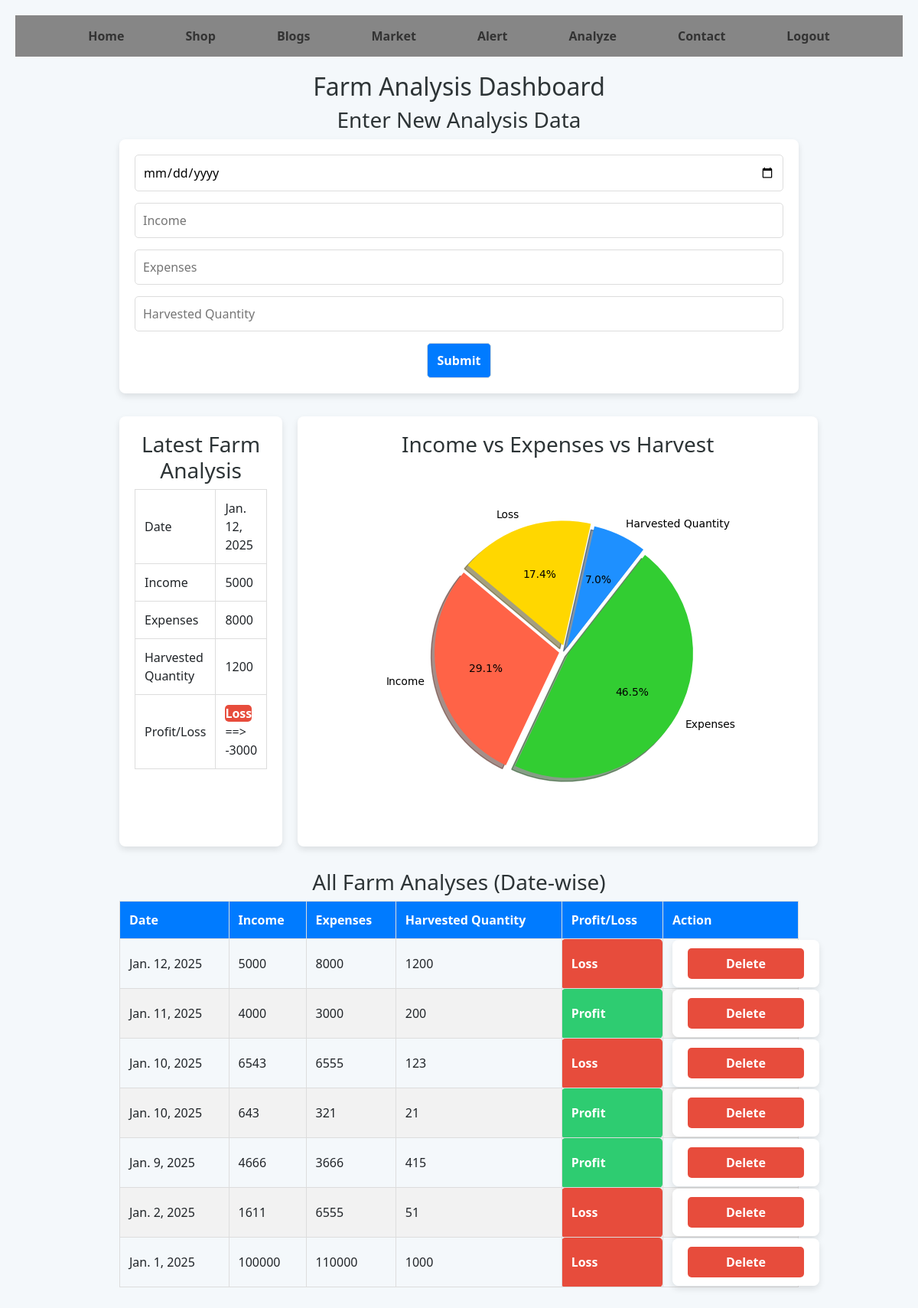
/analyze/, run on the app's committed database.
### agri_app/models.py (models this page shows, shortened)
class FarmAnalysis(models.Model):
    date = models.DateField()  # Date when the analysis was performed
    income = models.IntegerField()  # Income from the farm
    expenses = models.IntegerField()  # Expenses for the farm
    harvested_quantity = models.IntegerField()  # Harvested quantity of produce
    profit_loss = models.IntegerField()  # Profit or loss (calculated field, income - expenses)

### agri_app/views.py (the view, shortened to what this page needs)
# urls.py: path('analyze/', views.analyze, name='analyze'),
def analyze(request):
    all_analyses = FarmAnalysis.objects.all().order_by('-date')
    latest_analysis = all_analyses.first()
    profit_or_loss = "Profit" if latest_analysis.income - latest_analysis.expenses >= 0 else "Loss"
    profit_loss_value = latest_analysis.income - latest_analysis.expenses
    profit_or_loss_label = "Profit" if profit_loss_value >= 0 else "Loss"
    labels = ['Income', 'Expenses', 'Harvested Quantity', profit_or_loss_label]
    sizes = [latest_analysis.income, latest_analysis.expenses, latest_analysis.harvested_quantity, abs(profit_loss_value)]
    colors = ['#ff6347', '#32cd32', '#1e90ff', '#ffd700']
    explode = (0.05, 0.03, 0.03, 0.05)
    fig, ax = plt.subplots()
    ax.pie(
        sizes,
        explode=explode,
        labels=labels,
        colors=colors,
        autopct='%1.1f%%',
        shadow=True,
        startangle=140
    )
    ax.axis('equal')
    buffer = io.BytesIO()
    plt.savefig(buffer, format='png')
    buffer.seek(0)
    chart_data = base64.b64encode(buffer.getvalue()).decode('utf-8')
    buffer.close()
    return render(request, 'agri_app/analyze.html', {
        'all_analyses': all_analyses,
        'latest_analysis': latest_analysis,
        'profit_or_loss': profit_or_loss,
        'profit_loss_value': profit_loss_value,
        'chart_data': chart_data,
    })

### agri_app/templates/agri_app/analyze.html (shortened to what this page needs)
{% extends 'base.html' %}
{% block content %}
<!DOCTYPE html>
<html lang="en">
<head>
</head>
<body>
<div class="container">
    <h2>Farm Analysis Dashboard</h2>
    <h3>Enter New Analysis Data</h3>
    <form method="POST">
        <input type="date" name="date" value="{{ today|date:'Y-m-d' }}" required>
        <input type="number" name="income" step="0.01" placeholder="Income" required>
        <input type="number" name="expenses" step="0.01" placeholder="Expenses" required>
        <input type="number" name="harvested_quantity" step="0.01" placeholder="Harvested Quantity" required>
        <button type="submit"style="width: 10%;">Submit</button>
    </form>
    <div class="analysis-section">
        <div class="latest-analysis">
            <h3>Latest Farm Analysis</h3>
            <table>
                <tr>
                    <td>Date</td>
                    <td>{{ latest_analysis.date }}</td>
                </tr>
                <tr>
                    <td>Income</td>
                    <td>{{ latest_analysis.income }}</td>
                </tr>
                <tr>
                    <td>Expenses</td>
                    <td>{{ latest_analysis.expenses }}</td>
                </tr>
                <tr>
                    <td>Harvested Quantity</td>
                    <td>{{ latest_analysis.harvested_quantity }}</td>
                </tr>
                <tr>
                    <td>Profit/Loss</td>
                    <td>
                        <span class="{% if profit_or_loss == 'Profit' %}profit{% else %}loss{% endif %}">
                            {{ profit_or_loss }}
                        </span> ==>
                        <span>
                            {{ profit_loss_value }}
                        </span>
                    </td>
                </tr>
            </table>
        </div>
        <div class="pie-chart-container">
            <h3>Income vs Expenses vs Harvest</h3>
            <img alt="Pie Chart">
        </div>
    </div>
    <h3>All Farm Analyses (Date-wise)</h3>
    <div class="all-analyses">
        <table>
            <thead>
                <tr>
                    <th>Date</th>
                    <th>Income</th>
                    <th>Expenses</th>
                    <th>Harvested Quantity</th>
                    <th>Profit/Loss</th>
                    <th>Action</th>
                </tr>
            </thead>
            <tbody>
                {% for analysis in all_analyses %}
                <tr>
                    <td>{{ analysis.date }}</td>
                    <td>{{ analysis.income }}</td>
                    <td>{{ analysis.expenses }}</td>
                    <td>{{ analysis.harvested_quantity }}</td>
                    <td class="{% if analysis.income >= analysis.expenses %}profit{% else %}loss{% endif %}">
                        {% if analysis.income >= analysis.expenses %}Profit{% else %}Loss{% endif %}
                    </td>
                    <td>
                        <form action="{% url 'delete_analysis' analysis.id %}" method="POST" style="display:inline;">
                            <button type="submit" class="delete-btn">Delete</button>
                        </form>
                    </td>
                </tr>
                {% endfor %}
            </tbody>
        </table>
    </div>
</div>
</body>
</html>
{% endblock %}

### agri_app/templates/base.html (shortened to what this page needs)
<!DOCTYPE html>
<html lang="en">
<head>
    <link href="https://stackpath.bootstrapcdn.com/bootstrap/4.5.2/css/bootstrap.min.css" rel="stylesheet">
</head>
<body>
    <header>
        <nav>
            <ul>
                <li><a href="{% url 'home' %}">Home</a></li>
                <li><a href="{% url 'shop' %}">Shop</a></li>
                <li><a href="{% url 'blogs' %}">Blogs</a></li>
                <li><a href="{% url 'market' %}">Market</a></li>
                <li><a href="{% url 'alert' %}">Alert</a></li>
                <li><a href="{% url 'analyze' %}">Analyze</a></li>
                <li><a href="{% url 'contact' %}">Contact</a></li>
                <li><a href="{% url 'logout' %}">Logout</a></li>
            </ul>
        </nav>
    </header>
    <main>
        {% block content %}
        {% endblock %}
    </main>
</body>
</html>

### agri_app/templates/base.html (style rules this page uses)
.container { width: 80%; margin: 0 auto; padding: 20px; }
nav ul { display: flex; justify-content: center; padding: 0; margin: 0; background-color: rgb(134, 134, 134); list-style-type: none; }
nav ul li { margin: 0 20px; }
nav ul li a { text-decoration: none; color: #333; font-weight: bold; padding: 15px 20px; display: block; border-radius: 5px; transition: background-color 0.3s ease, color 0.3s ease; }

### agri_app/templates/agri_app/analyze.html (style rules this page uses)
body { font-family: 'Segoe UI', Tahoma, Geneva, Verdana, sans-serif; background-color: #f4f8fb; margin: 0; padding: 20px; }
h2, h3 { color: #2d3436; text-align: center; }
.container { max-width: 1200px; margin: auto; padding: 20px; }
form { background-color: white; padding: 20px; border-radius: 8px; box-shadow: 0 4px 8px rgba(0, 0, 0, 0.1); margin-bottom: 30px; display: flex; flex-direction: column; justify-content: center; align-items: center; gap: 15px; }
form input, form button { width: 100%; padding: 10px; border-radius: 5px; border: 1px solid #ddd; }
form button { background-color: #007BFF; color: white; font-size: 16px; font-weight: bold; cursor: pointer; }
.analysis-section { display: flex; gap: 20px; margin-bottom: 30px; }
.latest-analysis, .pie-chart-container { background-color: white; padding: 20px; border-radius: 8px; box-shadow: 0 4px 8px rgba(0, 0, 0, 0.1); flex: 1; }
.latest-analysis table, .all-analyses table { width: 100%; border-collapse: collapse; }
.latest-analysis td, .all-analyses th, .all-analyses td { padding: 12px; text-align: left; border: 1px solid #ddd; }
.all-analyses th { background-color: #007BFF; color: white; }
.all-analyses tr:nth-child(even) { background-color: #f2f2f2; }
.profit { background-color: #2ecc71; color: white; font-weight: bold; text-align: center; border-radius: 5px; }
.loss { background-color: #e74c3c; color: white; font-weight: bold; text-align: center; border-radius: 5px; }
.delete-btn { background-color: #e74c3c; color: white; border: none; padding: 8px 16px; cursor: pointer; border-radius: 5px; }

### data on the page
FarmAnalysis: date "Jan. 12, 2025", income "5000", expenses "8000", harvested_quantity "1200", shows "Loss"
FarmAnalysis: date "Jan. 11, 2025", income "4000", expenses "3000", harvested_quantity "200", shows "Profit"
FarmAnalysis: date "Jan. 10, 2025", income "6543", expenses "6555", harvested_quantity "123", shows "Loss"
FarmAnalysis: date "Jan. 10, 2025", income "643", expenses "321", harvested_quantity "21", shows "Profit"
FarmAnalysis: date "Jan. 9, 2025", income "4666", expenses "3666", harvested_quantity "415", shows "Profit"
FarmAnalysis: date "Jan. 2, 2025", income "1611", expenses "6555", harvested_quantity "51", shows "Loss"
FarmAnalysis: date "Jan. 1, 2025", income "100000", expenses "110000", harvested_quantity "1000", shows "Loss"

### other printed values
{{ profit_or_loss }} "Loss"
{{ profit_loss_value }} "-3000"
